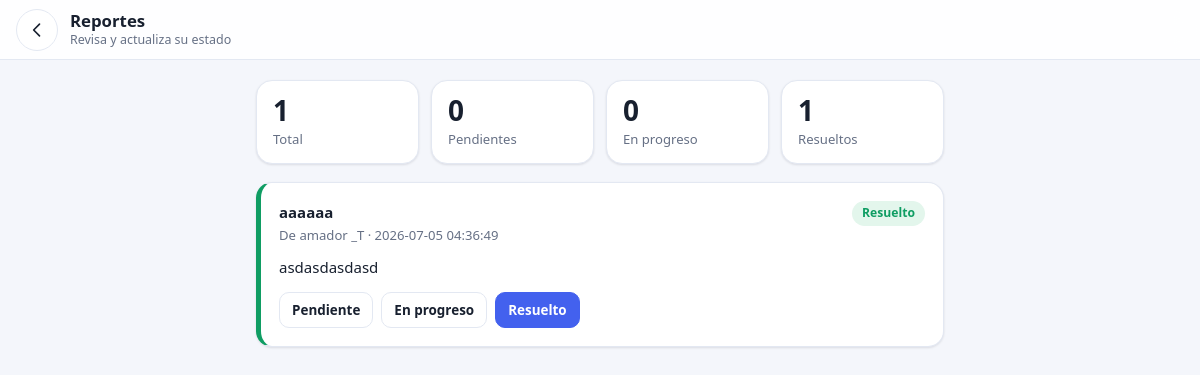
The page /admin/reports (signed in) on the database its author committed.
### tables this page shows
CREATE TABLE reportes (
                id INTEGER PRIMARY KEY AUTOINCREMENT,
                user_id INTEGER NOT NULL,
                titulo TEXT NOT NULL,
                descripcion TEXT NOT NULL,
                tipo TEXT DEFAULT 'error',
                estado TEXT DEFAULT 'pendiente',
                creado TIMESTAMP DEFAULT CURRENT_TIMESTAMP,
                actualizado TIMESTAMP DEFAULT CURRENT_TIMESTAMP,
                FOREIGN KEY(user_id) REFERENCES users(id)
            );

### blueprints/admin.py (the view)
@admin_bp.route("/admin/reports")
def admin_reports():
    if not admin_required():
        return redirect("/login")
    with get_db() as conn:
        c = conn.cursor()
        c.execute(
            "SELECT r.id, r.titulo, r.descripcion, r.tipo, r.estado, r.creado, u.nombre || ' ' || u.apellido "
            "FROM reportes r JOIN users u ON u.id = r.user_id ORDER BY r.creado DESC"
        )
        reportes = c.fetchall()
        c.execute("SELECT COUNT(*) FROM reportes WHERE estado='pendiente'")
        pendientes = c.fetchone()[0]
        c.execute("SELECT COUNT(*) FROM reportes WHERE estado='en_progreso'")
        en_progreso = c.fetchone()[0]
        c.execute("SELECT COUNT(*) FROM reportes WHERE estado='resuelto'")
        resueltos = c.fetchone()[0]
    return render_template(
        "admin_reports.html",
        reportes=reportes,
        pendientes=pendientes,
        en_progreso=en_progreso,
        resueltos=resueltos,
    )

### blueprints/admin.py (called while the page is built)
def admin_required():
    if "user_id" not in session or session.get("is_admin") != 1:
        return False
    return True

### db.py (called while the page is built)
def get_db():
    return sqlite3.connect(DB_PATH, timeout=20)

### templates/admin_reports.html (shortened to what this page needs)
<!DOCTYPE html>
<html lang="es">
<head>
  <link rel="stylesheet" href="/static/base.css">
  <link rel="stylesheet" href="/static/admin.css">
</head>
<body>
  <header class="topbar">
    <a class="icon-btn" href="/admin_home" aria-label="Volver al panel" title="Volver al panel"><svg viewBox="0 0 24 24" aria-hidden="true"><path d="M15 5l-7 7 7 7"/></svg></a>
    <div class="topbar-title">
      <h1>Reportes</h1>
      <span>Revisa y actualiza su estado</span>
    </div>
  </header>
  <main class="page">
    <section class="stats">
      <div class="stat">
        <div class="stat-num">{{ reportes|length }}</div>
        <div class="stat-label">Total</div>
      </div>
      <div class="stat">
        <div class="stat-num">{{ pendientes }}</div>
        <div class="stat-label">Pendientes</div>
      </div>
      <div class="stat">
        <div class="stat-num">{{ en_progreso }}</div>
        <div class="stat-label">En progreso</div>
      </div>
      <div class="stat">
        <div class="stat-num">{{ resueltos }}</div>
        <div class="stat-label">Resueltos</div>
      </div>
    </section>
    <div class="report-list">
      {% if reportes %}
        {% for r in reportes %}
          <article class="card report-card {{ r[4] }}">
            <div class="report-header">
              <div>
                <strong>{{ r[1] }}</strong>
                <div class="report-meta">De {{ r[6] }} · {{ r[5] }}</div>
              </div>
              <span class="tag status">{{ r[4]|replace('_',' ') }}</span>
            </div>
            <p>{{ r[2] }}</p>
            <div class="report-actions">
              <a class="btn small {% if r[4] == 'pendiente' %}primary{% endif %}" href="/admin/reporte/{{ r[0] }}/pendiente">Pendiente</a>
              <a class="btn small {% if r[4] == 'en_progreso' %}primary{% endif %}" href="/admin/reporte/{{ r[0] }}/en_progreso">En progreso</a>
              <a class="btn small {% if r[4] == 'resuelto' %}primary{% endif %}" href="/admin/reporte/{{ r[0] }}/resuelto">Resuelto</a>
            </div>
          </article>
        {% endfor %}
      {% else %}
        <div class="card empty-box">
          <div class="empty-ico">🎉</div>
          <h2>Sin reportes</h2>
          <p>No hay reportes aún.</p>
        </div>
      {% endif %}
    </div>
  </main>
</body>
</html>

### static/base.css (style rules this page uses)
:root { --bg:#f4f6fb; --surface:#ffffff; --surface-2:#f0f3fa; --glass:rgba(255,255,255,.88); --border:#e3e8f2; --text:#18202f; --muted:#667085; --primary:#4361ee; --primary-hover:#3651d4; --primary-soft:#e9edff; --on-primary:#ffffff; --danger:#d92d3a; --danger-soft:#fdecee; --success:#0f9d63; --success-soft:#e3f6ec; --warn:#b7791f; --warn-soft:#fff4dc; --radius:16px; --radius-sm:12px; --shadow-sm:0 1px 2px rgba(16,24,40,.05), 0 1px 3px rgba(16,24,40,.06); --shadow-md:0 8px 24px rgba(16,24,40,.10); --nav-w:220px; --topbar-h:60px; --tabbar-h:64px; }
*,*::before,*::after { box-sizing:border-box; }
html { -webkit-text-size-adjust:100%; }
body { margin:0; min-height:100vh; background:var(--bg); color:var(--text); font-family:ui-sans-serif, system-ui, -apple-system, "Segoe UI", Roboto, "Helvetica Neue", Arial, sans-serif; font-size:15px; line-height:1.5; -webkit-font-smoothing:antialiased; }
a { color:var(--primary); text-decoration:none; }
h1,h2,h3,p { margin:0; }
h1 { font-size:1.5rem; line-height:1.25; }
.topbar { position:sticky; top:0; z-index:40; display:flex; align-items:center; gap:12px; min-height:var(--topbar-h); padding:8px 16px; background:var(--glass); -webkit-backdrop-filter:blur(12px); backdrop-filter:blur(12px); border-bottom:1px solid var(--border); }
.topbar-title { min-width:0; flex:1; }
.topbar-title h1 { font-size:1.05rem; font-weight:800; white-space:nowrap; overflow:hidden; text-overflow:ellipsis; }
.topbar-title span { display:block; color:var(--muted); font-size:.78rem; white-space:nowrap; overflow:hidden; text-overflow:ellipsis; }
.icon-btn { position:relative; width:42px; height:42px; flex:0 0 auto; display:inline-grid; place-items:center; border-radius:50%; border:1px solid var(--border); background:var(--surface); color:var(--text); cursor:pointer; list-style:none; transition:background .15s, border-color .15s, transform .1s; }
.icon-btn svg { width:20px; height:20px; stroke:currentColor; fill:none; stroke-width:2; stroke-linecap:round; stroke-linejoin:round; }
.page { max-width:720px; margin:0 auto; padding:20px 16px 48px; }
.card { background:var(--surface); border:1px solid var(--border); border-radius:var(--radius); padding:18px; box-shadow:var(--shadow-sm); }
.stats { display:grid; grid-template-columns:repeat(auto-fit,minmax(130px,1fr)); gap:12px; margin-bottom:18px; }
.stat { background:var(--surface); border:1px solid var(--border); border-radius:var(--radius); padding:14px 16px; box-shadow:var(--shadow-sm); }
.stat-num { font-size:1.75rem; font-weight:800; line-height:1.1; }
.stat-label { color:var(--muted); font-size:.82rem; margin-top:4px; }
.btn { display:inline-flex; align-items:center; justify-content:center; gap:8px; min-height:44px; padding:10px 18px; border-radius:var(--radius-sm); border:1px solid var(--border); background:var(--surface); color:var(--text); font:inherit; font-weight:700; font-size:.92rem; line-height:1.2; cursor:pointer; text-decoration:none; text-align:center; transition:background .15s, border-color .15s, transform .1s, box-shadow .15s; -webkit-tap-highlight-color:transparent; }
.btn.primary { background:var(--primary); border-color:var(--primary); color:var(--on-primary); }
.btn.small { min-height:36px; padding:6px 12px; font-size:.84rem; border-radius:10px; }
.tag, .pill { display:inline-flex; align-items:center; gap:4px; padding:3px 10px; border-radius:99px; background:var(--surface-2); color:var(--muted); font-size:.76rem; font-weight:700; }

### static/admin.css (style rules this page uses)
.report-list { display:flex; flex-direction:column; gap:14px; }
.report-card { border-left:5px solid var(--border); }
.report-card.resuelto { border-left-color:var(--success); }
.report-header { display:flex; justify-content:space-between; align-items:flex-start; gap:12px; margin-bottom:10px; }
.report-meta { color:var(--muted); font-size:.82rem; margin-top:2px; }
.report-card p { white-space:pre-wrap; word-break:break-word; }
.report-actions { display:flex; flex-wrap:wrap; gap:8px; margin-top:14px; }
.tag.status { text-transform:capitalize; flex-shrink:0; }
.report-card.resuelto .tag.status { background:var(--success-soft); color:var(--success); }

### rows shown on the page
reportes: titulo "aaaaaa", r "amador _T", creado "2026-07-05 04:36:49", estado "Resuelto", descripcion "asdasdasdasd"

### other values the page prints
{{ reportes|length }} "1"
{{ pendientes }} "0"
{{ en_progreso }} "0"
{{ resueltos }} "1"
